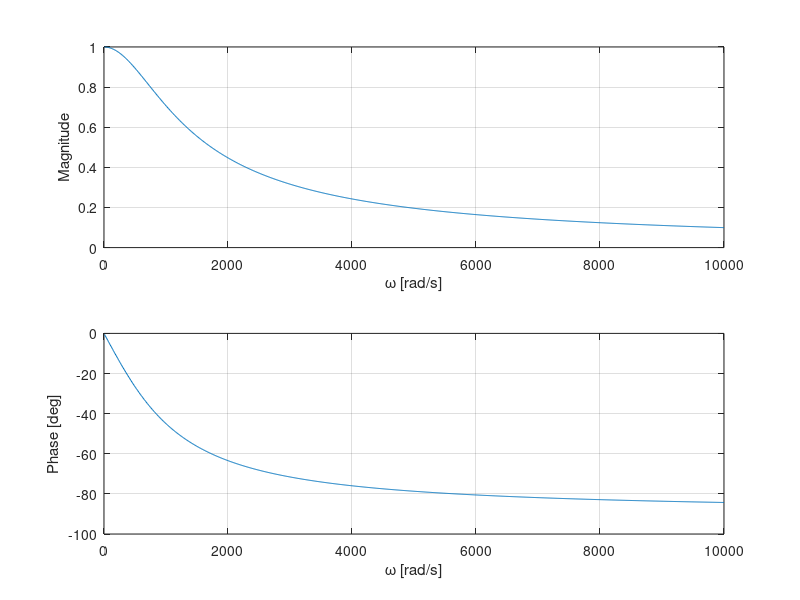
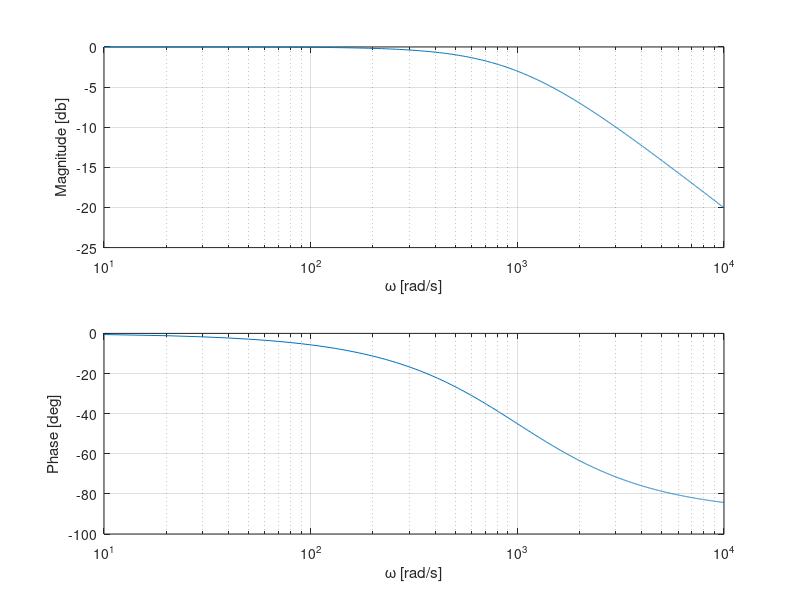
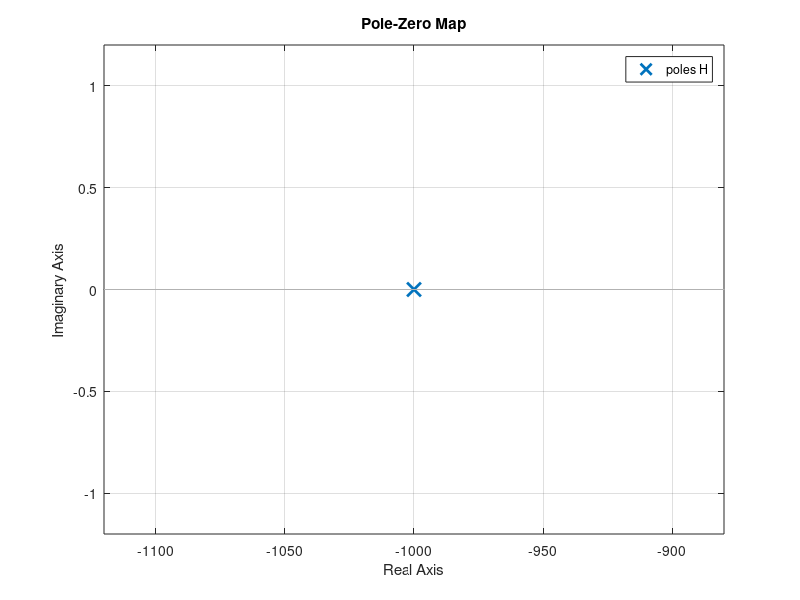
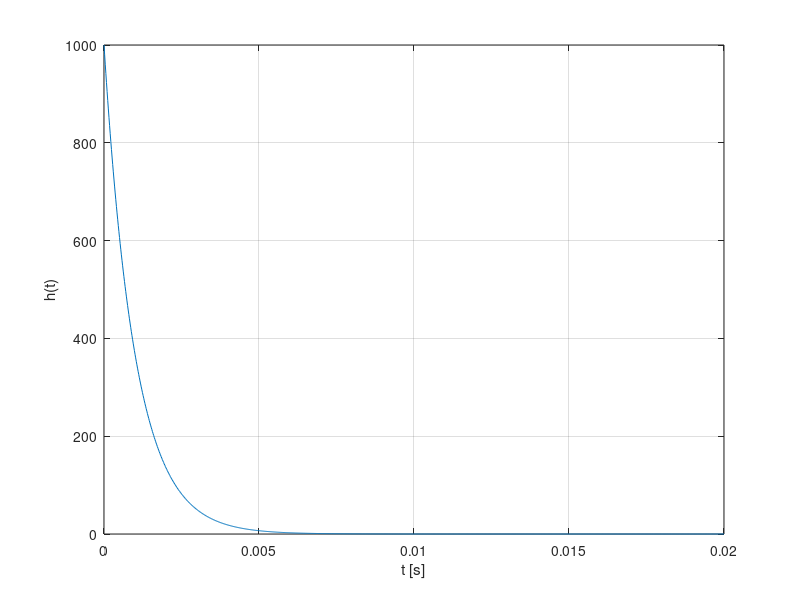

MATLAB code for these plots, in order:
clear all
close all

R=1e3; % Resistor
C=1e-6; % Capacitor
tau=R*C; % Time constant

H=tf([1],[tau, 1]); % Integrating
% H=tf([tau 0],[tau, 1]); % Differentiating
w=linspace(10,1e4,1000); % Frequencies
[mag,ph,w]=bode(H,w); % Magnitude and phase
mag=squeeze(mag); % Magnitude
ph=squeeze(ph); % Phase

figure
subplot(2,1,1) % First subplot
plot(w,mag); % Magnitude response
xlabel('\omega [rad/s]'); % X-label
ylabel('Magnitude'); % Y-label
grid on
subplot(2,1,2) % Second subplot
plot(w,ph); % Phase response
xlabel('\omega [rad/s]'); % X-label
ylabel('Phase [deg]'); % Y-label
grid on

figure
subplot(2,1,1) % First subplot
semilogx(w,20*log10(mag)); % Log magnitude response in dB
xlabel('\omega [rad/s]'); % X-label
ylabel('Magnitude [db]'); % Y-label
grid on
subplot(2,1,2) % Second subplot
semilogx(w,ph); % Log phase response
xlabel('\omega [rad/s]'); % X-label
ylabel('Phase [deg]'); % Y-label
grid on

figure
pzmap(H) % Pole-zero map

t=linspace(0,20*tau,1000); % Time
h=impulse(H,t); % Impulse response
figure
plot(t,h); % Plot the impulse response
xlabel('t [s]'); % X-label 
ylabel('h(t)'); % Y-label
grid on
g=step(H,t); % Step response
figure
plot(t,g); % Plot the step response
xlabel('t [s]'); % X-label
ylabel('g(t)'); % Y-label
grid on

[x,t]=gensig('square',10*tau); % Square
% [x,t]=gensig('sine',2*pi*tau); % Sine

figure
lsim(H,x,t); % Simulate
grid on
